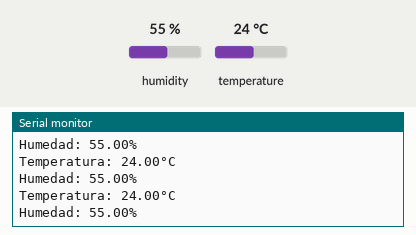
Simulated run of this sketch. Board: Arduino Uno, built with avr-gcc and run on an emulated ATmega328P. Parts: the last lines printed to the serial monitor. Inputs (shaded band) come from the test bench; at power-on: humidity 55 %, temperature 24 °C.

Above: at 1.4 s.
1.5 s: humidity set to 22 %
At 2.3 s:
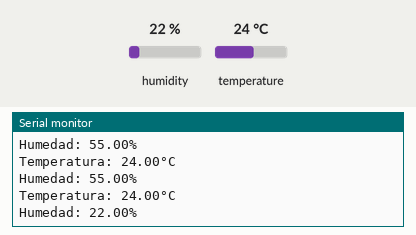
3.0 s: temperature set to 12 °C
At 3.5 s:
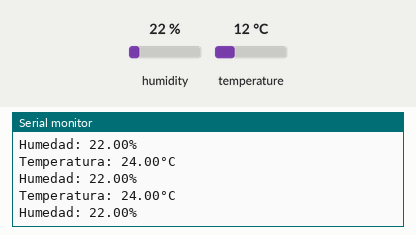
4.5 s: humidity set to 40 %
At 5.2 s:
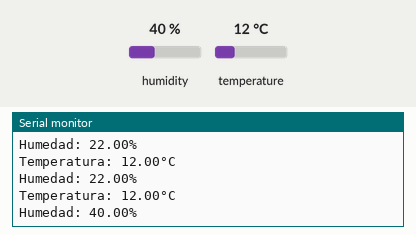
Timing chart, 0 to 7.5 s (numbered marks = the images above; inputs shaded):
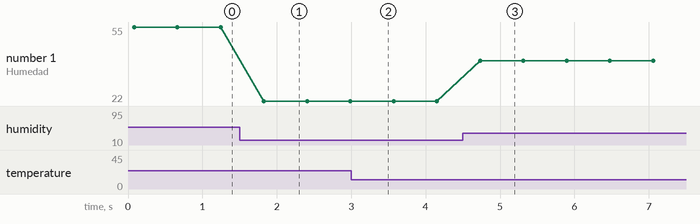

Measured:
- after the input at 1.5 s, the serial monitor: prints a new line after 0.33 s (image 1)
- after the input at 4.5 s, the serial monitor: prints a new line after 0.23 s (image 3)
- plotted number 1: 55 → 22 after the input at 1.5 s, 22 → 40 after the input at 4.5 s

The sketch:

1_AHT20_ESP826.ino
```cpp
 #include <Adafruit_AHTX0.h>
Adafruit_AHTX0 aht;

void setup() {
  // put your setup code here, to run once:
Serial.begin(115200);
Serial.println("Adafruit AHT20 demo!");
if(! aht.begin()){
  Serial.println("No se pudo encontrar el sensor");
  while(1) delay(10);
}
Serial.println("Sensor AHT20 encontrado");
}

void loop() {
  // put your main code here, to run repeatedly:
  sensors_event_t humidity, temp;
  aht.getEvent(&humidity, &temp);
  Serial.print("Temperatura: ");
  Serial.print(temp.temperature);
  Serial.println("°C");
  Serial.print("Humedad: ");
  Serial.print(humidity.relative_humidity);
  Serial.println("%");

  delay(500);
}
```
